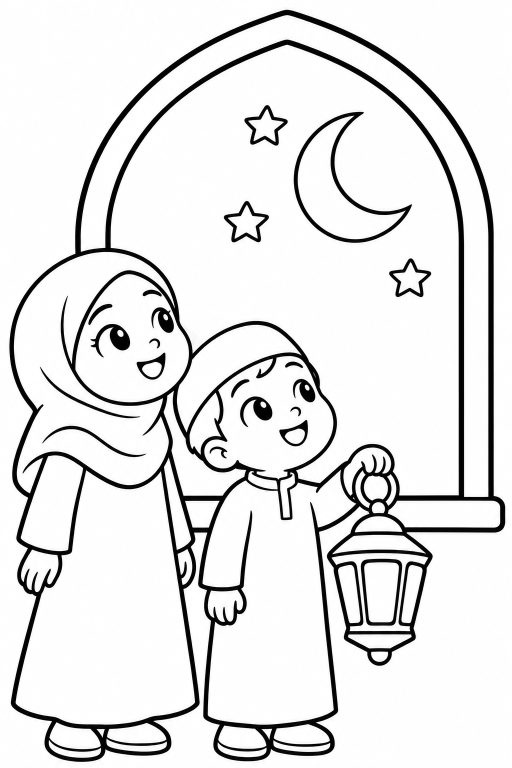
#> input picture raw/page01.png, 1024 x 1536 px (shown at 1/2 size)
$ python prep_page.py raw/page01.png raw/page02.png raw/page02.png
#> lines starting #> are read from the running program, lines starting #| are printed output that depends on the picture; after the words box and inside, x2 and y2 are one past the last pixel; in counts of white or black regions, pixels touching at a corner belong together
"""Make a KDP print-ready coloring page: 2550x3300 px, 300 DPI, pure 1-bit B/W.
Usage: python3 prep_page.py input.png output.png
"""
import sys, cv2, numpy as np
from PIL import Image

W, H, DPI = 2550, 3300, 300
SAFE = int(0.375 * DPI)            # keep art ~3/8" inside the trim (KDP min is 1/4")

src, dst = sys.argv[1], sys.argv[2]
caption = sys.argv[3] if len(sys.argv) > 3 else ""
TEXT_H = int(1.0 * DPI) if caption else 0   # band reserved under the art for the story line
g = cv2.cvtColor(cv2.imread(src, cv2.IMREAD_COLOR), cv2.COLOR_BGR2GRAY)
gray_px = np.mean((g > 40) & (g < 215)) * 100   # share of mid-gray pixels in the source
#> gray_px = 1.84

# crop to the drawing, then fit inside the safe area
ys, xs = np.where(g < 200)
g = g[ys.min():ys.max()+1, xs.min():xs.max()+1]
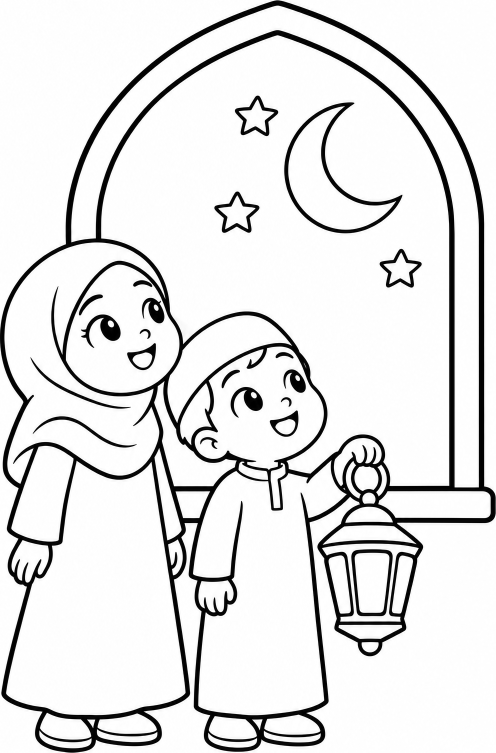
#> g: shape (1505, 992) (shown at 1/2 size); min 0, max 255, mean 227
s = min((W-2*SAFE)/g.shape[1], (H-2*SAFE-TEXT_H)/g.shape[0])
up = cv2.resize(g, None, fx=s, fy=s, interpolation=cv2.INTER_LANCZOS4)
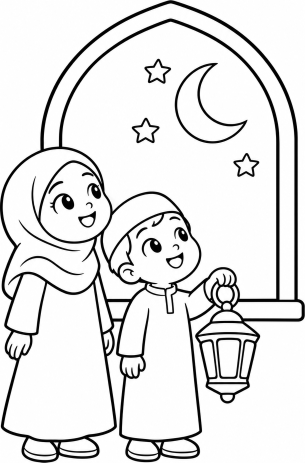
#> up: shape (2776, 1830) (shown at 1/6 size); min 0, max 255, mean 227
up = cv2.GaussianBlur(up, (0, 0), sigmaX=s*0.35)  # smooth stair-steps before thresholding
_, bw = cv2.threshold(up, 0, 255, cv2.THRESH_BINARY + cv2.THRESH_OTSU)
#> bw: shape (2776, 1830); 89.3% white; 21 black regions, largest, box (x1, y1, x2, y2) and area: (0, 1, 1829, 2776) 454814, (1049, 378, 1485, 861) 21862, (1296, 2026, 1449, 2273) 8134
bw = cv2.morphologyEx(bw, cv2.MORPH_OPEN, np.ones((3, 3), np.uint8))  # drop specks
#> bw: shape (2776, 1830); 89.3% white; 21 black regions, largest, box (x1, y1, x2, y2) and area: (0, 0, 1830, 2776) 455100, (1049, 378, 1485, 861) 21878, (1296, 2026, 1449, 2273) 8136

page = np.full((H, W), 255, np.uint8)
y0, x0 = SAFE + (H-2*SAFE-TEXT_H-bw.shape[0])//2, (W-bw.shape[1])//2
page[y0:y0+bw.shape[0], x0:x0+bw.shape[1]] = bw
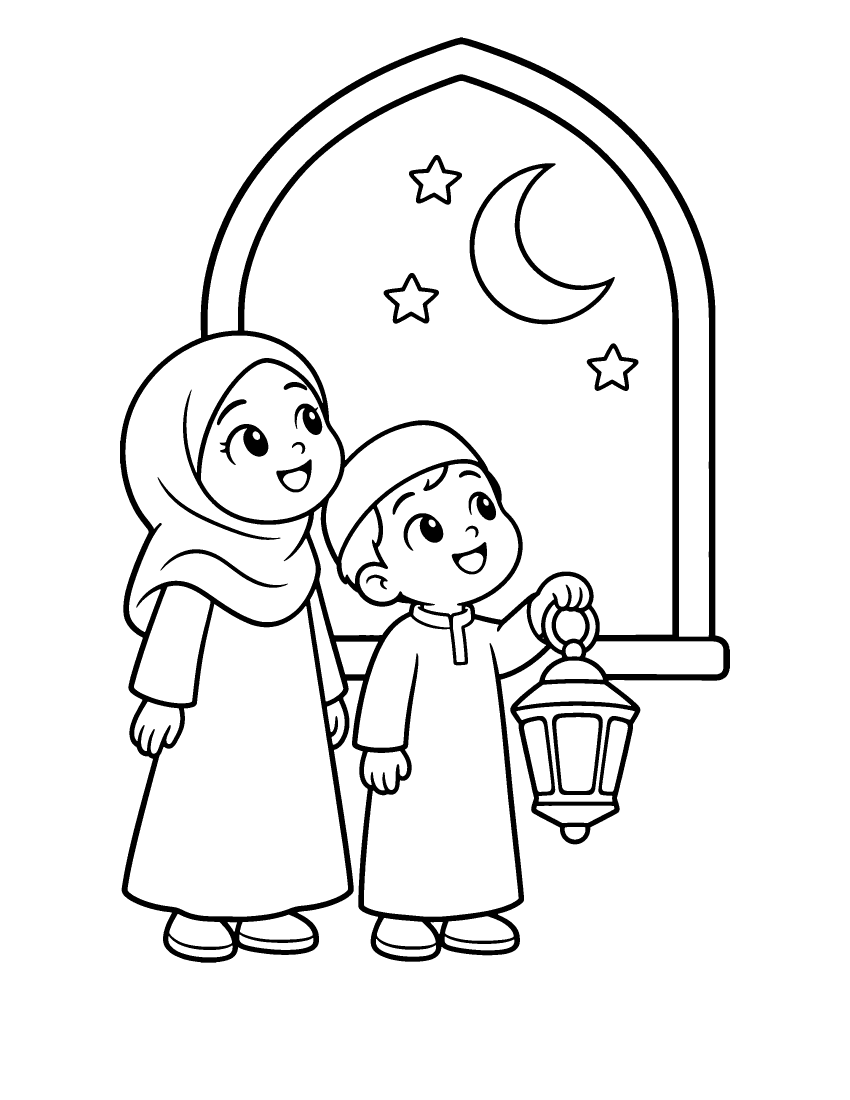
#> page: shape (3300, 2550) (shown at 1/3 size); 93.5% white; 21 black regions, largest, box (x1, y1, x2, y2) and area: (360, 112, 2190, 2888) 455100, (1409, 490, 1845, 973) 21878, (1656, 2138, 1809, 2385) 8136

# line-weight check: median stroke width in points
ink = (page == 0).astype(np.uint8)
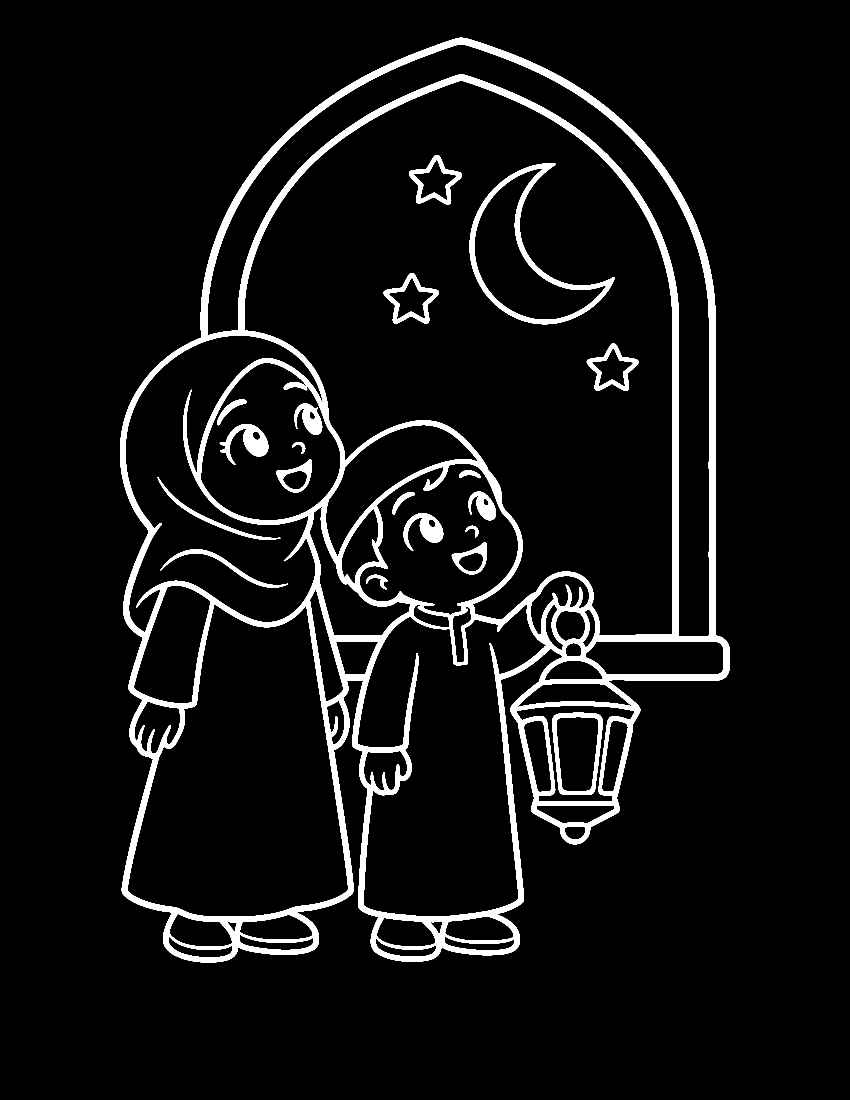
#> ink: shape (3300, 2550) (shown at 1/3 size); values 0 (black) and 1 (white), 6.5% white; 21 white regions, largest, box (x1, y1, x2, y2) and area: (360, 112, 2190, 2888) 455100, (1409, 490, 1845, 973) 21878, (1656, 2138, 1809, 2385) 8136
dist = cv2.distanceTransform(ink, cv2.DIST_L2, 3)
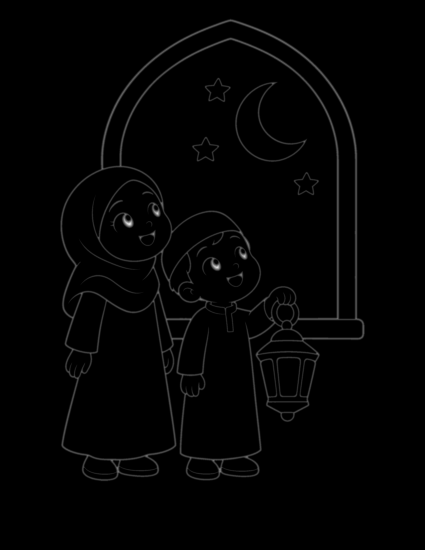
#> dist: shape (3300, 2550) float32 (shown at 1/6 size); min 0, max 24.99, mean 0.3; drawn with min black and max white
ridge = dist[(dist > 0) & (dist == cv2.dilate(dist, np.ones((3, 3))))]
med_pt = 2 * np.median(ridge) / DPI * 72 if ridge.size else 0
#> med_pt = 3.67
n_regions = cv2.connectedComponents(1 - ink)[0] - 1
#> n_regions = 54

img = Image.fromarray(page)
if caption:
    from PIL import ImageDraw, ImageFont
    d = ImageDraw.Draw(img)
    pt = 24
    while True:   # 24 pt, shrink only if the line won't fit inside the safe margins
        font = ImageFont.truetype("/usr/share/fonts/truetype/google-fonts/Poppins-Medium.ttf", int(pt/72*DPI))
        tw = d.textlength(caption, font=font)
        if tw <= W - 2*SAFE or pt <= 16: break
        pt -= 1
#> this loop made 1 pass
#> tw on pass 1: 817
#> after the loop, pt = 24
    d.text(((W-tw)/2, H-SAFE-TEXT_H*0.62), caption, font=font, fill=0)
img.convert("1").save(dst, dpi=(DPI, DPI))
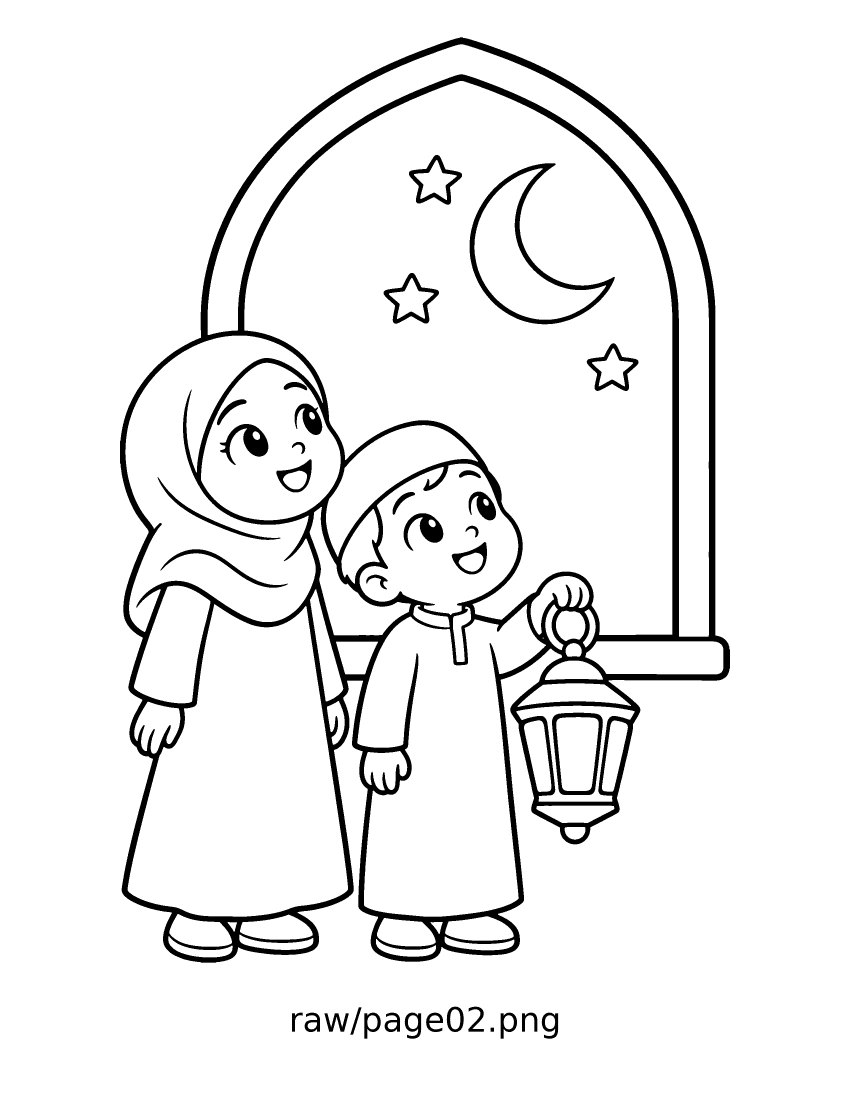
#> saved as page02.png: PIL image 2550x3300 1 (shown at 1/3 size); 93.3% white; 35 black regions, largest, box (x1, y1, x2, y2) and area: (360, 112, 2190, 2888) 455100, (1409, 490, 1845, 973) 21878, (1656, 2138, 1809, 2385) 8136
print(f"source gray pixels: {gray_px:.1f}% | upscale x{s:.2f} | median line ~{med_pt:.1f} pt "
      f"| ink {ink.mean()*100:.1f}% | colorable regions {n_regions}")
#| source gray pixels: 1.8% | upscale x1.84 | median line ~3.7 pt | ink 6.5% | colorable regions 54

$ run again, on raw/page03.png
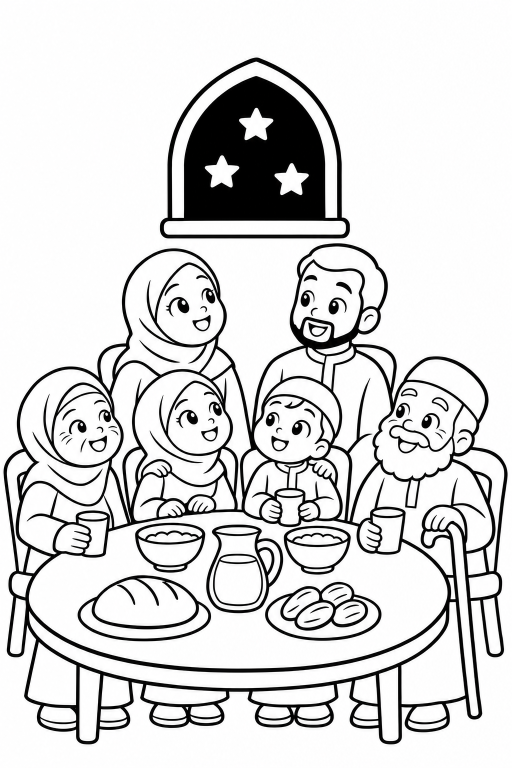
#> input picture raw/page03.png, 1024 x 1536 px (shown at 1/2 size)
#> gray_px = 2.97
#> page: shape (3300, 2550); 88.5% white; 63 black regions, largest, box (x1, y1, x2, y2) and area: (256, 863, 2293, 2888) 524367, (888, 112, 1656, 843) 293225, (555, 2204, 1095, 2471) 24054
#> `dist = cv2.distanceTransform(ink, cv2.DIST_L2, 3)`:
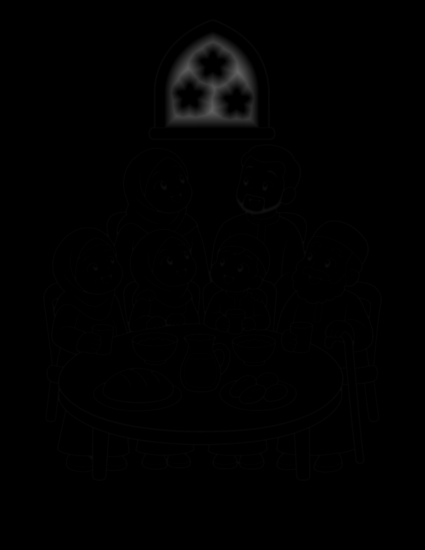
#> dist: shape (3300, 2550) float32 (shown at 1/6 size); min 0, max 102.3, mean 1.4
#> med_pt = 2.75
#> n_regions = 147
#> the loop `while True:   # 24 pt, shrink only if the line won't fit inside the sa..` made 1 pass
#> tw on pass 1: 817
#> after the loop `while True:   # 24 pt, shrink only if the line won't fit inside the sa..`: pt = 24
#> `img.convert("1").save(dst, dpi=(DPI, DPI))`:
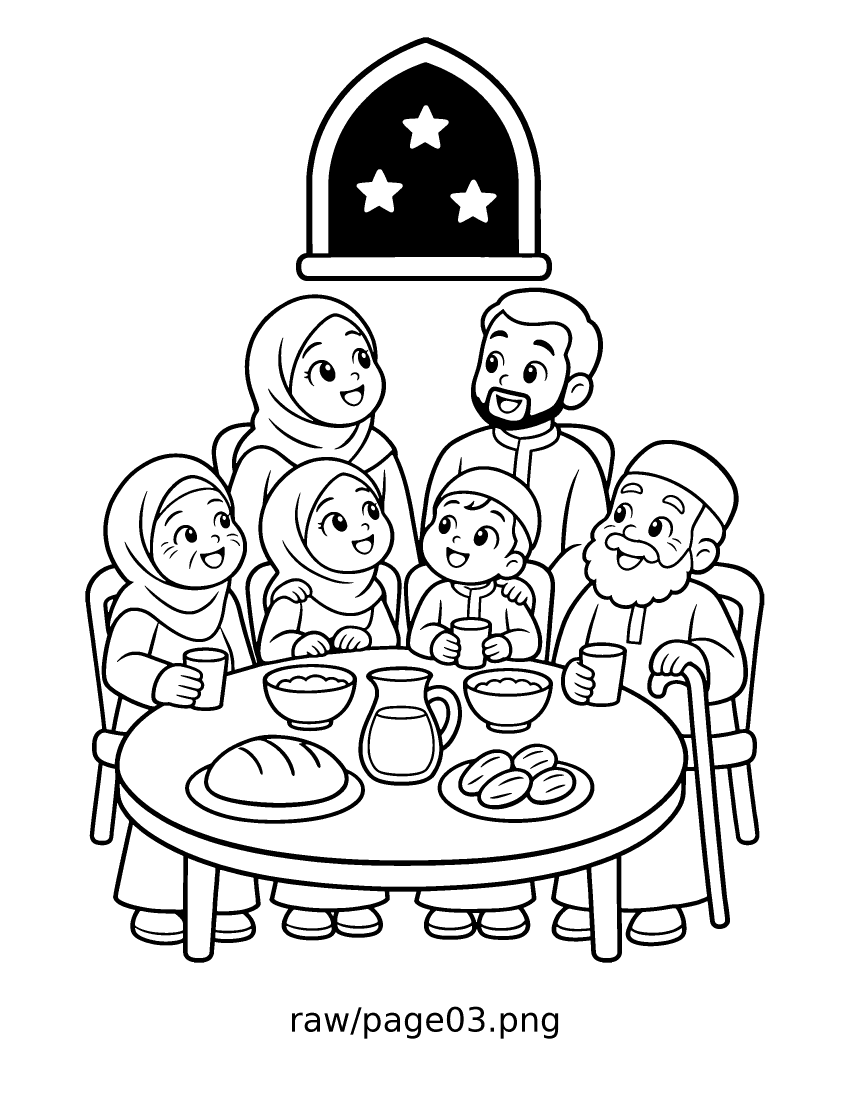
#> saved as page03.png: PIL image 2550x3300 1 (shown at 1/3 size); 88.3% white; 77 black regions, largest, box (x1, y1, x2, y2) and area: (256, 863, 2293, 2888) 524367, (888, 112, 1656, 843) 293225, (555, 2204, 1095, 2471) 24054
#| source gray pixels: 3.0% | upscale x2.02 | median line ~2.8 pt | ink 11.5% | colorable regions 147

$ run again, on raw/page04.png
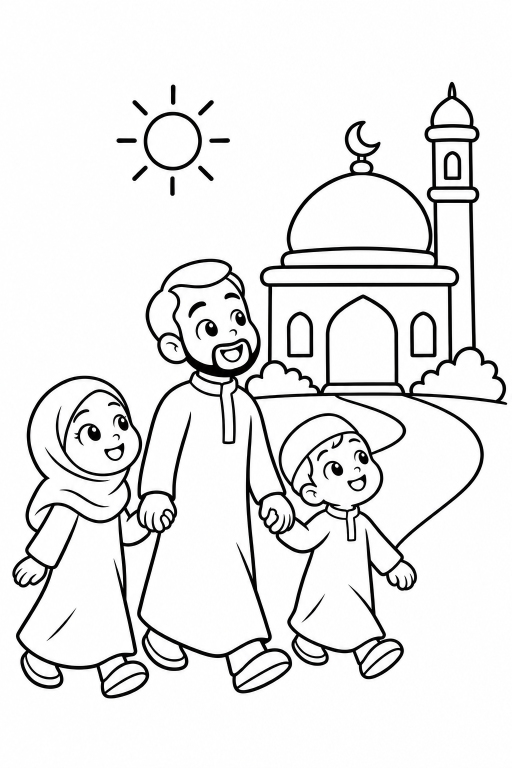
#> input picture raw/page04.png, 1024 x 1536 px (shown at 1/2 size)
#> gray_px = 1.82
#> page: shape (3300, 2550); 92.1% white; 36 black regions, largest, box (x1, y1, x2, y2) and area: (162, 114, 2389, 2888) 568897, (753, 248, 1014, 512) 12821, (1951, 1147, 2070, 1353) 8494
#> `dist = cv2.distanceTransform(ink, cv2.DIST_L2, 3)`:
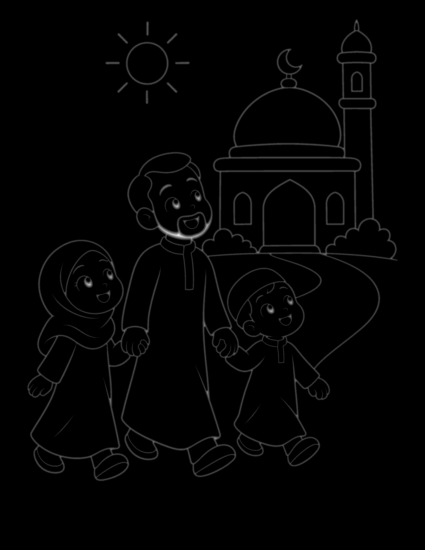
#> dist: shape (3300, 2550) float32 (shown at 1/6 size); min 0, max 26.74, mean 0.3; drawn with min black and max white
#> med_pt = 3.67
#> n_regions = 75
#> the loop `while True:   # 24 pt, shrink only if the line won't fit inside the sa..` made 1 pass
#> tw on pass 1: 817
#> after the loop `while True:   # 24 pt, shrink only if the line won't fit inside the sa..`: pt = 24
#> `img.convert("1").save(dst, dpi=(DPI, DPI))`:
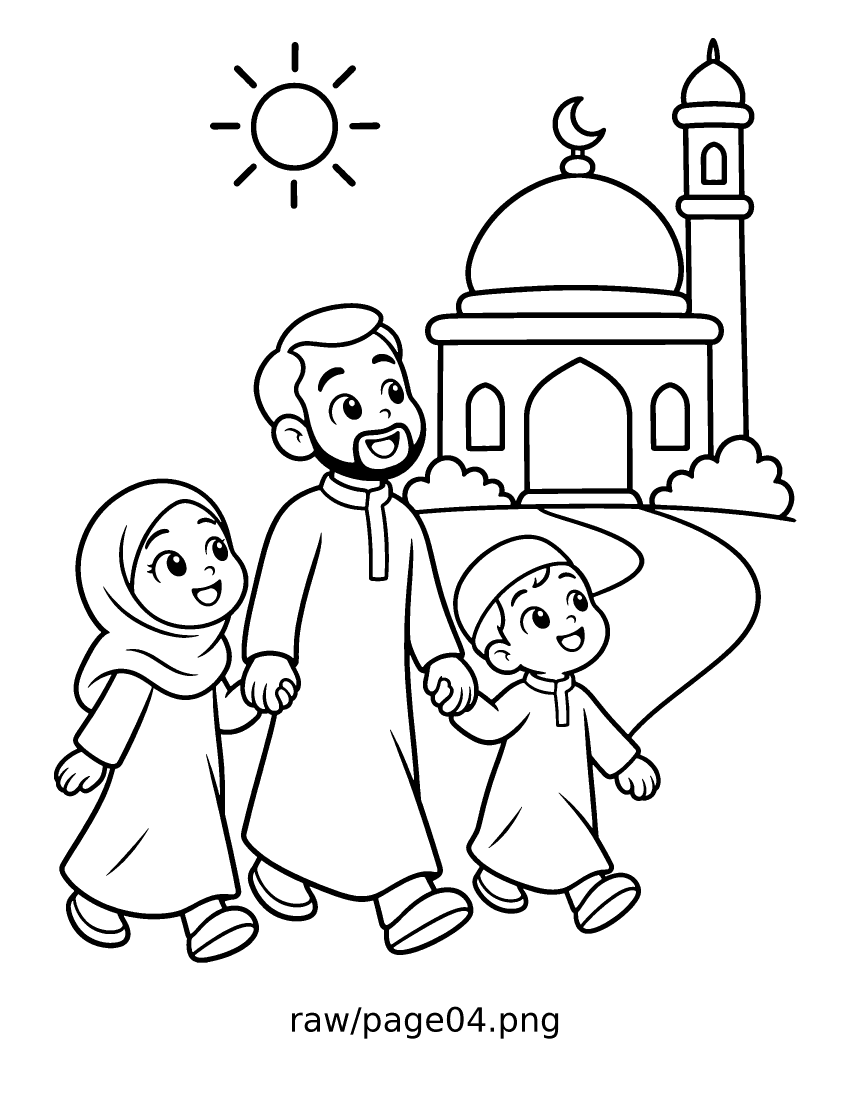
#> saved as page04.png: PIL image 2550x3300 1 (shown at 1/3 size); 91.9% white; 50 black regions, largest, box (x1, y1, x2, y2) and area: (162, 114, 2389, 2888) 568897, (753, 248, 1014, 512) 12821, (1951, 1147, 2070, 1353) 8494
#| source gray pixels: 1.8% | upscale x2.25 | median line ~3.7 pt | ink 7.9% | colorable regions 75
